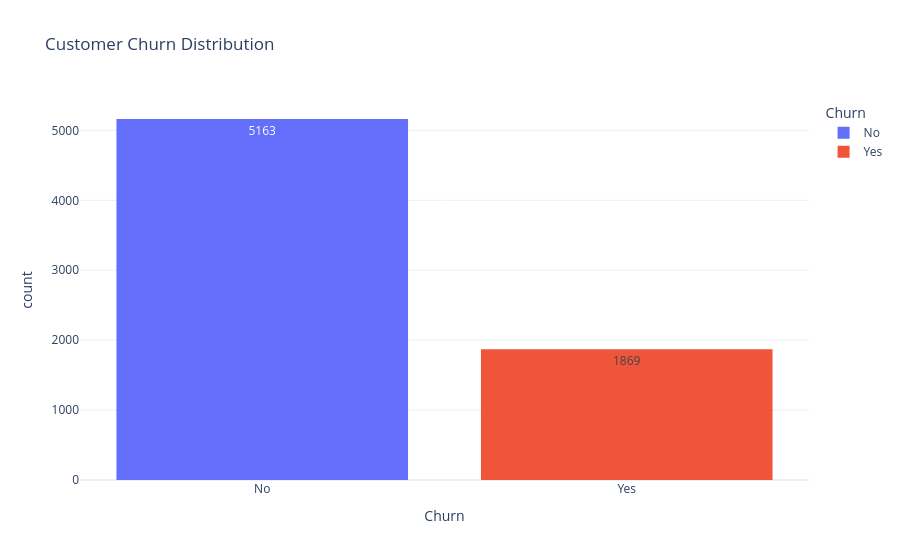

Source (notebook cell):
### Code cell
import plotly.express as px

fig = px.histogram(
    df,
    x="Churn",
    color="Churn",
    title="Customer Churn Distribution",
    text_auto=True
)

fig.update_layout(template="plotly_white")

fig.show()

### Figure 1 — Plotly figure (JSON) as saved in the notebook; plotly's stock layout.template omitted (floating-point values rounded to 4 significant figures; data arrays with more than 128 entries replaced by an {"elided": "..."} marker saying what was removed)
{"data": [{"alignmentgroup": "True", "bingroup": "x", "hovertemplate": "Churn=%{x}<br>count=%{y}<extra></extra>", "legendgroup": "No", "marker": {"color": "#636efa", "pattern": {"shape": ""}}, "name": "No", "offsetgroup": "No", "orientation": "v", "showlegend": true, "texttemplate": "%{value}", "type": "histogram", "x": {"elided": "5163 str values"}, "xaxis": "x", "yaxis": "y"}, {"alignmentgroup": "True", "bingroup": "x", "hovertemplate": "Churn=%{x}<br>count=%{y}<extra></extra>", "legendgroup": "Yes", "marker": {"color": "#EF553B", "pattern": {"shape": ""}}, "name": "Yes", "offsetgroup": "Yes", "orientation": "v", "showlegend": true, "texttemplate": "%{value}", "type": "histogram", "x": {"elided": "1869 str values"}, "xaxis": "x", "yaxis": "y"}], "layout": {"barmode": "relative", "legend": {"title": {"text": "Churn"}, "tracegroupgap": 0}, "title": {"text": "Customer Churn Distribution"}, "xaxis": {"anchor": "y", "categoryarray": ["No", "Yes"], "categoryorder": "array", "domain": [0, 1], "title": {"text": "Churn"}}, "yaxis": {"anchor": "x", "domain": [0, 1], "title": {"text": "count"}}}}
